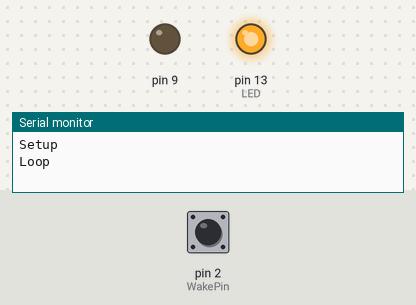
Bench run of a sketch on a simulated Arduino Uno, built with avr-gcc and run on an emulated ATmega328P. Parts: output pins drawn as LEDs (lit = HIGH), the last lines printed to the serial monitor. The test bench sets the inputs (shaded band); at power-on: pin 2 (WakePin) HIGH. Sleep ends after the set time or at an interrupt.

Above: at 2.2 s.
2.3 s: pin 2 (WakePin) pulled LOW for 3.2 s
7.5 s: pin 2 (WakePin) pulled LOW for 0.15 s
At 10.1 s:
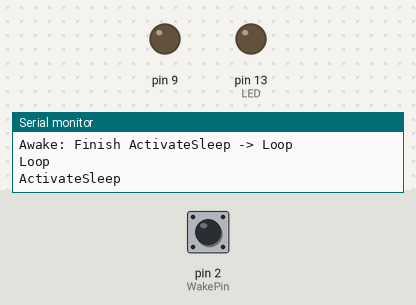
10.6 s: pin 2 (WakePin) pulled LOW for 1 s
At 11.0 s:
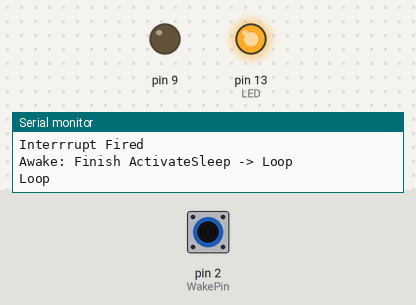
Timing chart, 0 to 14.1 s (numbered marks = the images above; inputs shaded):
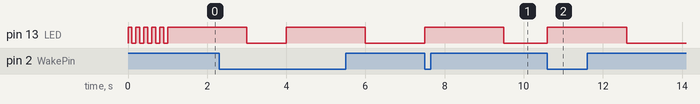

The sketch:

P09_00_00-WakeOnLow.ino
```cpp
/*
Connections
 * GND   - Potentiometer GND
 * Pin02 - Potentiometer output
*/


//Sleep mode
#include <avr/sleep.h>
#define WakePin 2  //Pin to indicate when the timer has been activated

//Define pins
#define LED         13  //Beacon LED


//Global variables


void setup() {
  Serial.begin(9600);
  pinMode(LED,OUTPUT);
  pinMode(WakePin,INPUT_PULLUP);
  pinMode(9,OUTPUT);
  digitalWrite(9,LOW);

  //Blink at setup
  Serial.println("Setup");
  for(int i=0; i<5; i++){
    digitalWrite(LED,HIGH);
    delay(100);
    digitalWrite(LED,LOW);
    delay(100);
  }


}

void loop() {
  Serial.println("Loop");
  digitalWrite(LED,HIGH);
  delay(2000);
  digitalWrite(LED,LOW);
  ActivateSleep();

}

void ActivateSleep(){
    Serial.println("ActivateSleep");
    delay(1000);
    //Enable sleep mode
    sleep_enable();

    //Sleep mode settings
    attachInterrupt(0, WakeUp, LOW); //0 = Pin02
    set_sleep_mode(SLEEP_MODE_PWR_DOWN);

    //Go to sleep
    sleep_cpu();

    //Code to run after interrupt routine
    Serial.println("Awake: Finish ActivateSleep -> Loop");
  }

void WakeUp(){
  Serial.println("Interrrupt Fired");
   sleep_disable();//Disable sleep mode
  detachInterrupt(0); //0 = Pin02
}


/*
***** ROLL THE CREDITS *****
 * Wake Arduino with interrupts     https://forum.arduino.cc/index.php?topic=435065.0
 * Use VCC pin to read voltage            https://provideyourown.com/2012/secret-arduino-voltmeter-measure-battery-voltage/

***** Thanks everyone! *****
*/
```

Measured:
- after the input at 7.5 s, pin 13 (LED): LOW → HIGH at once, → LOW 2.0 s later
- after the input at 10.6 s, pin 13 (LED): LOW → HIGH at once, → LOW 2.0 s later
